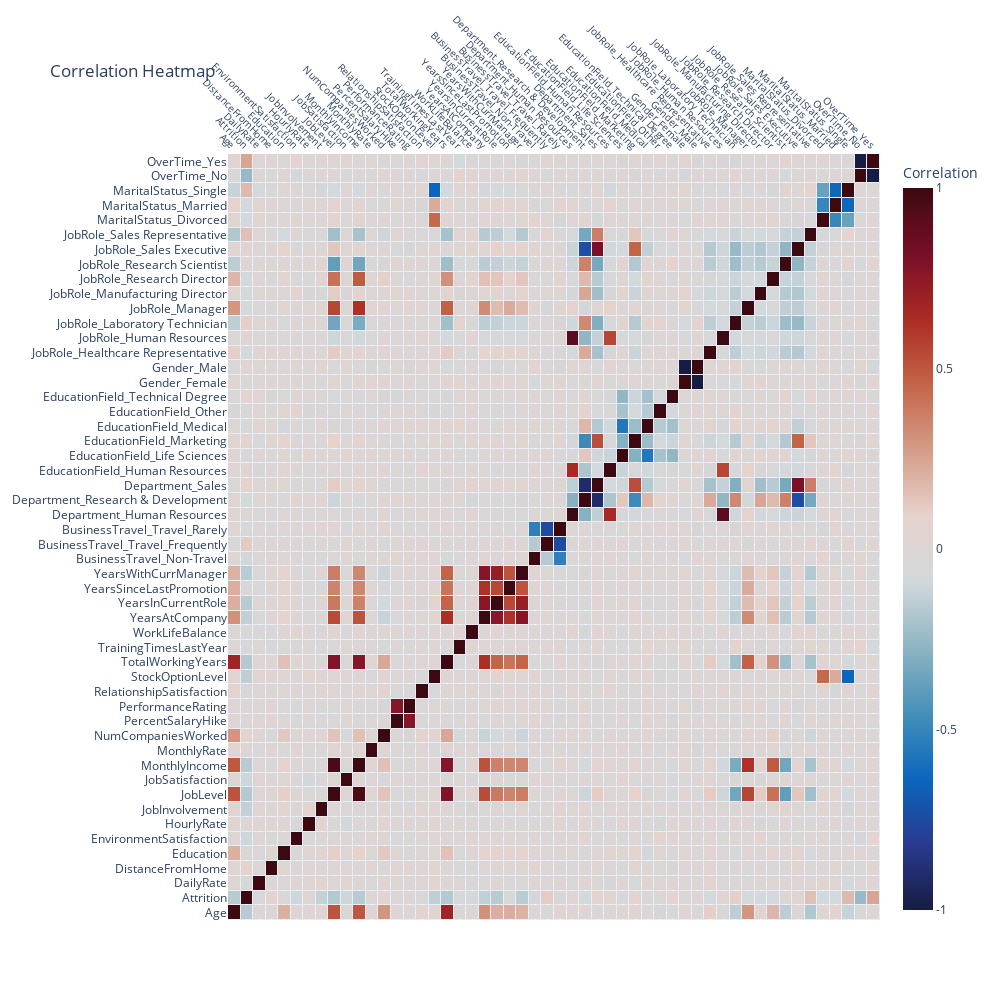

This figure's notebook cell:
### Code cell
# Job level está altamente correlacionado con el número total de horas de trabajo
# Monthly income está altamente correlacionado con Job level
# Monthly income está altamente correlacionado con el número total de horas de trabajo
# Age está altamente correlacionado con los ingresos mensuales
# create a heatmap from a correlation 

dummies_df = pd.get_dummies(employee_df.select_dtypes(include=["object"]))
dummies_df = pd.concat([employee_df.select_dtypes(exclude=["object"]), dummies_df], axis=1)

corr = dummies_df.corr()

# import plotly
import plotly.graph_objs as go
# heatmap with plotly


fig = go.Figure(
    data=go.Heatmap(
        z=corr.values,
        x=corr.index.values,
        y=corr.columns.values,
        # add min and max value 1
        zmin=-1,
        zmax=1,
        xgap=1, ygap=1,
        colorscale='balance',
        colorbar=dict(
            title="Correlation",
            titleside="top",
            tickmode="array",
            tickvals=[-1, -0.5, 0, 0.5, 1],
            ticktext=["-1", "-0.5", "0", "0.5", "1"]
        )
        ))
# add all xlabels
fig.update_xaxes(side="top", tickangle=45, tickfont=dict(size=10))
# include all the xaxis and yaxis
fig.update_layout(
    xaxis=dict(
        tickmode="array",
        tickvals=list(range(len(corr.index.values))),
        ticktext=corr.index.values
    ),
    yaxis=dict(
        tickmode="array",
        tickvals=list(range(len(corr.columns.values))),
        ticktext=corr.columns.values
    )
)
# increase height of the plot
fig.update_layout(height=1000, width=1000)

fig.update_layout(title="Correlation Heatmap", xaxis_nticks=36)
fig.show()

### Figure 1 — Plotly figure (JSON) as saved in the notebook; plotly's stock layout.template omitted (floating-point values rounded to 4 significant figures; data arrays with more than 128 entries replaced by an {"elided": "..."} marker saying what was removed)
{"data": [{"colorbar": {"tickmode": "array", "ticktext": ["-1", "-0.5", "0", "0.5", "1"], "tickvals": [-1, -0.5, 0, 0.5, 1], "title": {"side": "top", "text": "Correlation"}}, "colorscale": [[0, "rgb(23, 28, 66)"], [0.09091, "rgb(41, 58, 143)"], [0.1818, "rgb(11, 102, 189)"], [0.2727, "rgb(69, 144, 185)"], [0.3636, "rgb(142, 181, 194)"], [0.4545, "rgb(210, 216, 219)"], [0.5455, "rgb(230, 210, 204)"], [0.6364, "rgb(213, 157, 137)"], [0.7273, "rgb(196, 101, 72)"], [0.8182, "rgb(172, 43, 36)"], [0.9091, "rgb(120, 14, 40)"], [1, "rgb(60, 9, 17)"]], "type": "heatmap", "x": ["Age", "Attrition", "DailyRate", "DistanceFromHome", "Education", "EnvironmentSatisfaction", "HourlyRate", "JobInvolvement", "JobLevel", "JobSatisfaction", "MonthlyIncome", "MonthlyRate", "NumCompaniesWorked", "PercentSalaryHike", "PerformanceRating", "RelationshipSatisfaction", "StockOptionLevel", "TotalWorkingYears", "TrainingTimesLastYear", "WorkLifeBalance", "YearsAtCompany", "YearsInCurrentRole", "YearsSinceLastPromotion", "YearsWithCurrManager", "BusinessTravel_Non-Travel", "BusinessTravel_Travel_Frequently", "BusinessTravel_Travel_Rarely", "Department_Human Resources", "Department_Research & Development", "Department_Sales", "EducationField_Human Resources", "EducationField_Life Sciences", "EducationField_Marketing", "EducationField_Medical", "EducationField_Other", "EducationField_Technical Degree", "Gender_Female", "Gender_Male", "JobRole_Healthcare Representative", "JobRole_Human Resources", "JobRole_Laboratory Technician", "JobRole_Manager", "JobRole_Manufacturing Director", "JobRole_Research Director", "JobRole_Research Scientist", "JobRole_Sales Executive", "JobRole_Sales Representative", "MaritalStatus_Divorced", "MaritalStatus_Married", "MaritalStatus_Single", "OverTime_No", "OverTime_Yes"], "xgap": 1, "y": ["Age", "Attrition", "DailyRate", "DistanceFromHome", "Education", "EnvironmentSatisfaction", "HourlyRate", "JobInvolvement", "JobLevel", "JobSatisfaction", "MonthlyIncome", "MonthlyRate", "NumCompaniesWorked", "PercentSalaryHike", "PerformanceRating", "RelationshipSatisfaction", "StockOptionLevel", "TotalWorkingYears", "TrainingTimesLastYear", "WorkLifeBalance", "YearsAtCompany", "YearsInCurrentRole", "YearsSinceLastPromotion", "YearsWithCurrManager", "BusinessTravel_Non-Travel", "BusinessTravel_Travel_Frequently", "BusinessTravel_Travel_Rarely", "Department_Human Resources", "Department_Research & Development", "Department_Sales", "EducationField_Human Resources", "EducationField_Life Sciences", "EducationField_Marketing", "EducationField_Medical", "EducationField_Other", "EducationField_Technical Degree", "Gender_Female", "Gender_Male", "JobRole_Healthcare Representative", "JobRole_Human Resources", "JobRole_Laboratory Technician", "JobRole_Manager", "JobRole_Manufacturing Director", "JobRole_Research Director", "JobRole_Research Scientist", "JobRole_Sales Executive", "JobRole_Sales Representative", "MaritalStatus_Divorced", "MaritalStatus_Married", "MaritalStatus_Single", "OverTime_No", "OverTime_Yes"], "ygap": 1, "z": {"elided": "52x52 float values"}, "zmax": 1, "zmin": -1}], "layout": {"height": 1000, "title": {"text": "Correlation Heatmap"}, "width": 1000, "xaxis": {"nticks": 36, "side": "top", "tickangle": 45, "tickfont": {"size": 10}, "tickmode": "array", "ticktext": ["Age", "Attrition", "DailyRate", "DistanceFromHome", "Education", "EnvironmentSatisfaction", "HourlyRate", "JobInvolvement", "JobLevel", "JobSatisfaction", "MonthlyIncome", "MonthlyRate", "NumCompaniesWorked", "PercentSalaryHike", "PerformanceRating", "RelationshipSatisfaction", "StockOptionLevel", "TotalWorkingYears", "TrainingTimesLastYear", "WorkLifeBalance", "YearsAtCompany", "YearsInCurrentRole", "YearsSinceLastPromotion", "YearsWithCurrManager", "BusinessTravel_Non-Travel", "BusinessTravel_Travel_Frequently", "BusinessTravel_Travel_Rarely", "Department_Human Resources", "Department_Research & Development", "Department_Sales", "EducationField_Human Resources", "EducationField_Life Sciences", "EducationField_Marketing", "EducationField_Medical", "EducationField_Other", "EducationField_Technical Degree", "Gender_Female", "Gender_Male", "JobRole_Healthcare Representative", "JobRole_Human Resources", "JobRole_Laboratory Technician", "JobRole_Manager", "JobRole_Manufacturing Director", "JobRole_Research Director", "JobRole_Research Scientist", "JobRole_Sales Executive", "JobRole_Sales Representative", "MaritalStatus_Divorced", "MaritalStatus_Married", "MaritalStatus_Single", "OverTime_No", "OverTime_Yes"], "tickvals": [0, 1, 2, 3, 4, 5, 6, 7, 8, 9, 10, 11, 12, 13, 14, 15, 16, 17, 18, 19, 20, 21, 22, 23, 24, 25, 26, 27, 28, 29, 30, 31, 32, 33, 34, 35, 36, 37, 38, 39, 40, 41, 42, 43, 44, 45, 46, 47, 48, 49, 50, 51]}, "yaxis": {"tickmode": "array", "ticktext": ["Age", "Attrition", "DailyRate", "DistanceFromHome", "Education", "EnvironmentSatisfaction", "HourlyRate", "JobInvolvement", "JobLevel", "JobSatisfaction", "MonthlyIncome", "MonthlyRate", "NumCompaniesWorked", "PercentSalaryHike", "PerformanceRating", "RelationshipSatisfaction", "StockOptionLevel", "TotalWorkingYears", "TrainingTimesLastYear", "WorkLifeBalance", "YearsAtCompany", "YearsInCurrentRole", "YearsSinceLastPromotion", "YearsWithCurrManager", "BusinessTravel_Non-Travel", "BusinessTravel_Travel_Frequently", "BusinessTravel_Travel_Rarely", "Department_Human Resources", "Department_Research & Development", "Department_Sales", "EducationField_Human Resources", "EducationField_Life Sciences", "EducationField_Marketing", "EducationField_Medical", "EducationField_Other", "EducationField_Technical Degree", "Gender_Female", "Gender_Male", "JobRole_Healthcare Representative", "JobRole_Human Resources", "JobRole_Laboratory Technician", "JobRole_Manager", "JobRole_Manufacturing Director", "JobRole_Research Director", "JobRole_Research Scientist", "JobRole_Sales Executive", "JobRole_Sales Representative", "MaritalStatus_Divorced", "MaritalStatus_Married", "MaritalStatus_Single", "OverTime_No", "OverTime_Yes"], "tickvals": [0, 1, 2, 3, 4, 5, 6, 7, 8, 9, 10, 11, 12, 13, 14, 15, 16, 17, 18, 19, 20, 21, 22, 23, 24, 25, 26, 27, 28, 29, 30, 31, 32, 33, 34, 35, 36, 37, 38, 39, 40, 41, 42, 43, 44, 45, 46, 47, 48, 49, 50, 51]}}}
